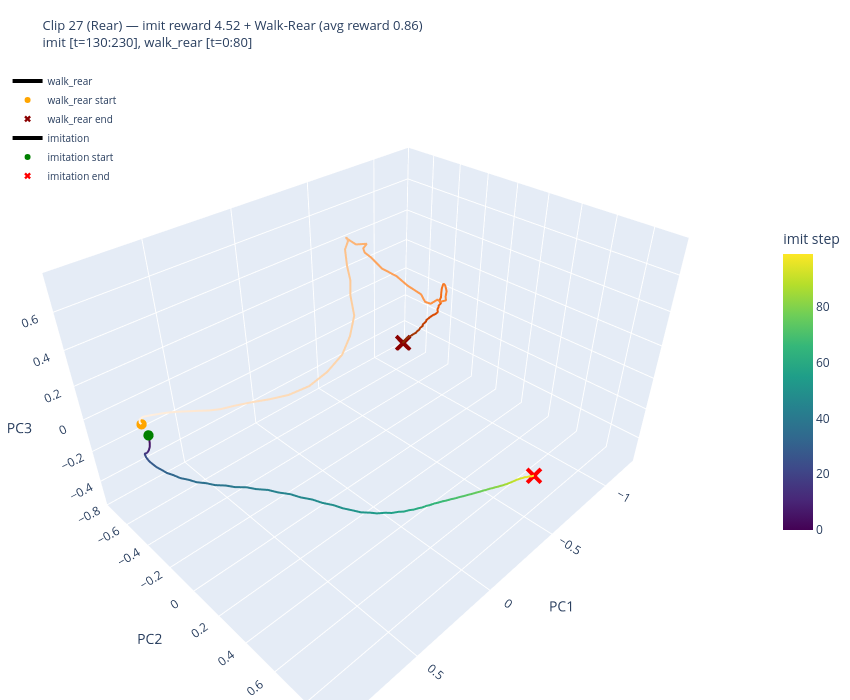

This figure's notebook cell:
### Code cell
# Interactive 3D PCA plot with plotly
for clip_idx in selected_indices:
    clip_idx = int(clip_idx)
    clip_name = clip_names[clip_idx] if clip_names is not None else f"clip_{clip_idx}"
    pc_imit = projected_imit[clip_idx]
    T_imit = len(pc_imit)
    T_wr = len(projected_wr)

    fig = go.Figure()

    # --- Walk-Rear trajectory (orange, colored by time) ---
    fig.add_trace(go.Scatter3d(
        x=projected_wr[:, 0], y=projected_wr[:, 1], z=projected_wr[:, 2],
        mode="lines",
        line=dict(color=np.arange(T_wr), colorscale="Oranges", width=4),
        name="walk_rear",
        hovertemplate="t=%{customdata}<br>PC1=%{x:.2f}<br>PC2=%{y:.2f}<br>PC3=%{z:.2f}",
        customdata=np.arange(wr_t0, wr_t0 + T_wr),
    ))
    fig.add_trace(go.Scatter3d(
        x=[projected_wr[0, 0]], y=[projected_wr[0, 1]], z=[projected_wr[0, 2]],
        mode="markers", marker=dict(size=6, color="orange", symbol="circle"),
        name="walk_rear start", showlegend=True,
    ))
    fig.add_trace(go.Scatter3d(
        x=[projected_wr[-1, 0]], y=[projected_wr[-1, 1]], z=[projected_wr[-1, 2]],
        mode="markers", marker=dict(size=6, color="darkred", symbol="x"),
        name="walk_rear end", showlegend=True,
    ))

    # --- Imitation trajectory (viridis, colored by time) ---
    fig.add_trace(go.Scatter3d(
        x=pc_imit[:, 0], y=pc_imit[:, 1], z=pc_imit[:, 2],
        mode="lines",
        line=dict(color=np.arange(T_imit), colorscale="Viridis", width=4,
                  colorbar=dict(title="imit step", x=1.02, len=0.5)),
        name="imitation",
        hovertemplate="t=%{customdata}<br>PC1=%{x:.2f}<br>PC2=%{y:.2f}<br>PC3=%{z:.2f}",
        customdata=np.arange(imit_t0, imit_t0 + T_imit),
    ))
    fig.add_trace(go.Scatter3d(
        x=[pc_imit[0, 0]], y=[pc_imit[0, 1]], z=[pc_imit[0, 2]],
        mode="markers", marker=dict(size=6, color="green", symbol="circle"),
        name="imitation start", showlegend=True,
    ))
    fig.add_trace(go.Scatter3d(
        x=[pc_imit[-1, 0]], y=[pc_imit[-1, 1]], z=[pc_imit[-1, 2]],
        mode="markers", marker=dict(size=6, color="red", symbol="x"),
        name="imitation end", showlegend=True,
    ))

    avg_reward = float(jnp.mean(rollout_results[clip_idx]["state_rewards"]))
    fig.update_layout(
        title=dict(text=(
            f"Clip {clip_idx} ({clip_name}) — imit reward {avg_reward:.2f}"
            f" + Walk-Rear (avg reward {rewards_wr.mean():.2f})<br>"
            f"imit [{imit_range_str}], walk_rear [{wr_range_str}]"
        ), font=dict(size=13)),
        scene=dict(
            xaxis_title="PC1",
            yaxis_title="PC2",
            zaxis_title="PC3",
        ),
        width=850, height=700,
        legend=dict(x=0.01, y=0.99, font=dict(size=10)),
        margin=dict(l=0, r=0, t=60, b=0),
    )
    fig.show()

### Figure 1 — Plotly figure (JSON) as saved in the notebook; plotly's stock layout.template omitted (floating-point values rounded to 4 significant figures)
{"data": [{"customdata": [0, 1, 2, 3, 4, 5, 6, 7, 8, 9, 10, 11, 12, 13, 14, 15, 16, 17, 18, 19, 20, 21, 22, 23, 24, 25, 26, 27, 28, 29, 30, 31, 32, 33, 34, 35, 36, 37, 38, 39, 40, 41, 42, 43, 44, 45, 46, 47, 48, 49, 50, 51, 52, 53, 54, 55, 56, 57, 58, 59, 60, 61, 62, 63, 64, 65, 66, 67, 68, 69, 70, 71, 72, 73, 74, 75, 76, 77, 78, 79], "hovertemplate": "t=%{customdata}<br>PC1=%{x:.2f}<br>PC2=%{y:.2f}<br>PC3=%{z:.2f}", "line": {"color": [0, 1, 2, 3, 4, 5, 6, 7, 8, 9, 10, 11, 12, 13, 14, 15, 16, 17, 18, 19, 20, 21, 22, 23, 24, 25, 26, 27, 28, 29, 30, 31, 32, 33, 34, 35, 36, 37, 38, 39, 40, 41, 42, 43, 44, 45, 46, 47, 48, 49, 50, 51, 52, 53, 54, 55, 56, 57, 58, 59, 60, 61, 62, 63, 64, 65, 66, 67, 68, 69, 70, 71, 72, 73, 74, 75, 76, 77, 78, 79], "colorscale": [[0, "rgb(255,245,235)"], [0.125, "rgb(254,230,206)"], [0.25, "rgb(253,208,162)"], [0.375, "rgb(253,174,107)"], [0.5, "rgb(253,141,60)"], [0.625, "rgb(241,105,19)"], [0.75, "rgb(217,72,1)"], [0.875, "rgb(166,54,3)"], [1, "rgb(127,39,4)"]], "width": 4}, "mode": "lines", "name": "walk_rear", "type": "scatter3d", "x": [0.9037, 0.9101, 0.9106, 0.8962, 0.8688, 0.8357, 0.8008, 0.7615, 0.7168, 0.6649, 0.6091, 0.5463, 0.4674, 0.374, 0.2756, 0.1711, 0.05821, -0.05011, -0.1465, -0.2061, -0.2351, -0.2286, -0.2108, -0.2088, -0.2282, -0.2328, -0.2365, -0.2537, -0.2783, -0.3266, -0.2977, -0.2662, -0.2878, -0.3153, -0.3744, -0.4246, -0.4894, -0.5401, -0.5737, -0.6328, -0.6765, -0.7219, -0.7523, -0.7742, -0.7932, -0.8041, -0.8211, -0.8334, -0.8432, -0.8604, -0.8724, -0.9022, -0.9245, -0.9464, -0.9757, -1.01, -1.041, -1.069, -1.088, -1.105, -1.113, -1.125, -1.131, -1.144, -1.147, -1.16, -1.163, -1.173, -1.178, -1.188, -1.189, -1.191, -1.192, -1.198, -1.2, -1.21, -1.212, -1.219, -1.217, -1.222], "y": [-0.3286, -0.3282, -0.3226, -0.3143, -0.2971, -0.281, -0.2723, -0.2606, -0.2541, -0.2464, -0.2525, -0.2551, -0.2587, -0.2549, -0.2459, -0.2246, -0.1975, -0.1802, -0.1704, -0.1732, -0.1696, -0.1869, -0.1654, -0.1843, -0.2167, -0.1989, -0.2133, -0.2347, -0.1932, -0.1683, -0.1636, -0.1209, -0.1016, -0.05431, -0.01299, 0.01419, 0.04652, 0.03116, 0.03911, 0.03445, 0.01645, 0.01764, -0.01163, -0.02464, -0.05198, -0.07244, -0.08999, -0.1078, -0.1185, -0.1331, -0.153, -0.1653, -0.2006, -0.219, -0.2511, -0.2768, -0.3049, -0.3333, -0.36, -0.3909, -0.4198, -0.4403, -0.4676, -0.4814, -0.5106, -0.5214, -0.5491, -0.5615, -0.5888, -0.6016, -0.6286, -0.6424, -0.665, -0.6794, -0.6999, -0.709, -0.7292, -0.7334, -0.7451, -0.7487], "z": [0.1979, 0.2107, 0.2307, 0.2425, 0.2454, 0.2439, 0.2363, 0.2263, 0.2079, 0.1868, 0.1549, 0.1273, 0.1027, 0.07562, 0.04626, 0.02981, 0.04064, 0.08315, 0.1473, 0.2308, 0.3406, 0.4506, 0.5495, 0.6208, 0.6894, 0.7378, 0.7512, 0.7341, 0.7069, 0.7025, 0.6893, 0.6931, 0.668, 0.6156, 0.5678, 0.5078, 0.447, 0.3778, 0.3564, 0.3554, 0.3173, 0.3089, 0.3064, 0.3264, 0.3433, 0.3417, 0.3246, 0.2896, 0.2522, 0.2149, 0.176, 0.1451, 0.107, 0.07963, 0.04069, 0.0004423, -0.02986, -0.05653, -0.08299, -0.1092, -0.138, -0.1587, -0.189, -0.2112, -0.2463, -0.2661, -0.2992, -0.3182, -0.3485, -0.3662, -0.3908, -0.4051, -0.4263, -0.4408, -0.4621, -0.4732, -0.4975, -0.5082, -0.5198, -0.5265]}, {"marker": {"color": "orange", "size": 6, "symbol": "circle"}, "mode": "markers", "name": "walk_rear start", "showlegend": true, "type": "scatter3d", "x": [0.9037], "y": [-0.3286], "z": [0.1979]}, {"marker": {"color": "darkred", "size": 6, "symbol": "x"}, "mode": "markers", "name": "walk_rear end", "showlegend": true, "type": "scatter3d", "x": [-1.222], "y": [-0.7487], "z": [-0.5265]}, {"customdata": [130, 131, 132, 133, 134, 135, 136, 137, 138, 139, 140, 141, 142, 143, 144, 145, 146, 147, 148, 149, 150, 151, 152, 153, 154, 155, 156, 157, 158, 159, 160, 161, 162, 163, 164, 165, 166, 167, 168, 169, 170, 171, 172, 173, 174, 175, 176, 177, 178, 179, 180, 181, 182, 183, 184, 185, 186, 187, 188, 189, 190, 191, 192, 193, 194, 195, 196, 197, 198, 199, 200, 201, 202, 203, 204, 205, 206, 207, 208, 209, 210, 211, 212, 213, 214, 215, 216, 217, 218, 219, 220, 221, 222, 223, 224, 225, 226, 227, 228, 229], "hovertemplate": "t=%{customdata}<br>PC1=%{x:.2f}<br>PC2=%{y:.2f}<br>PC3=%{z:.2f}", "line": {"color": [0, 1, 2, 3, 4, 5, 6, 7, 8, 9, 10, 11, 12, 13, 14, 15, 16, 17, 18, 19, 20, 21, 22, 23, 24, 25, 26, 27, 28, 29, 30, 31, 32, 33, 34, 35, 36, 37, 38, 39, 40, 41, 42, 43, 44, 45, 46, 47, 48, 49, 50, 51, 52, 53, 54, 55, 56, 57, 58, 59, 60, 61, 62, 63, 64, 65, 66, 67, 68, 69, 70, 71, 72, 73, 74, 75, 76, 77, 78, 79, 80, 81, 82, 83, 84, 85, 86, 87, 88, 89, 90, 91, 92, 93, 94, 95, 96, 97, 98, 99], "colorbar": {"len": 0.5, "title": {"text": "imit step"}, "x": 1.02}, "colorscale": [[0, "#440154"], [0.1111, "#482878"], [0.2222, "#3e4989"], [0.3333, "#31688e"], [0.4444, "#26828e"], [0.5556, "#1f9e89"], [0.6667, "#35b779"], [0.7778, "#6ece58"], [0.8889, "#b5de2b"], [1, "#fde725"]], "width": 4}, "mode": "lines", "name": "imitation", "type": "scatter3d", "x": [0.8677, 0.8651, 0.8642, 0.8625, 0.8619, 0.8609, 0.8603, 0.8598, 0.8594, 0.8597, 0.8591, 0.8594, 0.858, 0.8578, 0.8556, 0.855, 0.852, 0.8506, 0.8471, 0.8455, 0.842, 0.8403, 0.8372, 0.8359, 0.8334, 0.8322, 0.8297, 0.8275, 0.8236, 0.8185, 0.8119, 0.8021, 0.7917, 0.7765, 0.7622, 0.7423, 0.7237, 0.6985, 0.6769, 0.6489, 0.6259, 0.5962, 0.573, 0.5438, 0.5209, 0.4932, 0.4714, 0.4453, 0.4247, 0.4007, 0.3823, 0.3614, 0.3437, 0.3225, 0.3051, 0.2836, 0.2672, 0.2463, 0.2305, 0.2109, 0.1962, 0.1782, 0.1642, 0.1474, 0.1344, 0.1182, 0.1055, 0.08969, 0.07633, 0.06005, 0.046, 0.02935, 0.01475, -0.002038, -0.01682, -0.03341, -0.04804, -0.0642, -0.07827, -0.09391, -0.107, -0.1214, -0.1334, -0.1467, -0.1575, -0.1696, -0.1793, -0.1904, -0.1994, -0.2102, -0.2189, -0.2306, -0.2394, -0.2523, -0.2621, -0.2766, -0.2871, -0.3028, -0.3134, -0.3292], "y": [-0.3646, -0.3675, -0.3723, -0.3756, -0.381, -0.3844, -0.3899, -0.3948, -0.402, -0.4087, -0.4168, -0.4253, -0.4343, -0.4441, -0.4537, -0.4644, -0.4739, -0.4841, -0.4924, -0.5006, -0.507, -0.5135, -0.518, -0.5224, -0.5243, -0.5251, -0.5226, -0.5172, -0.5079, -0.4933, -0.4748, -0.4495, -0.4223, -0.3874, -0.3536, -0.311, -0.2725, -0.2264, -0.1852, -0.1367, -0.09337, -0.04275, 0.00171, 0.05484, 0.1013, 0.1555, 0.2025, 0.2559, 0.301, 0.3508, 0.3916, 0.4369, 0.4705, 0.5067, 0.5332, 0.5645, 0.5867, 0.612, 0.6272, 0.6451, 0.6542, 0.6676, 0.6743, 0.6859, 0.6932, 0.7059, 0.7146, 0.7287, 0.7388, 0.7532, 0.7636, 0.7771, 0.7866, 0.7984, 0.8066, 0.8165, 0.8234, 0.8317, 0.8376, 0.8447, 0.8497, 0.8557, 0.86, 0.8652, 0.8688, 0.8732, 0.8764, 0.8801, 0.8828, 0.886, 0.8886, 0.8921, 0.8943, 0.8982, 0.9003, 0.9048, 0.9068, 0.9119, 0.9139, 0.9191], "z": [0.09364, 0.08228, 0.06869, 0.05653, 0.04229, 0.02939, 0.01552, 0.003148, -0.009458, -0.02131, -0.03248, -0.04401, -0.05414, -0.06506, -0.07351, -0.08302, -0.08978, -0.09802, -0.1042, -0.1123, -0.1187, -0.1268, -0.1331, -0.1412, -0.1482, -0.1571, -0.1657, -0.1752, -0.185, -0.194, -0.2043, -0.2108, -0.2202, -0.2222, -0.228, -0.2244, -0.2271, -0.2199, -0.2193, -0.2083, -0.2051, -0.1922, -0.1898, -0.1791, -0.1792, -0.1721, -0.175, -0.1703, -0.1744, -0.1709, -0.1748, -0.1712, -0.1719, -0.1634, -0.1614, -0.1505, -0.1478, -0.1374, -0.1364, -0.1282, -0.1297, -0.1237, -0.125, -0.1186, -0.1181, -0.1101, -0.1086, -0.1008, -0.09874, -0.09124, -0.08891, -0.08244, -0.08077, -0.07597, -0.07535, -0.0722, -0.07241, -0.0704, -0.0713, -0.07013, -0.07207, -0.07198, -0.07417, -0.07418, -0.076, -0.07557, -0.07677, -0.07586, -0.07661, -0.0753, -0.07575, -0.07393, -0.07619, -0.0757, -0.07974, -0.08, -0.08582, -0.08677, -0.09369, -0.09508]}, {"marker": {"color": "green", "size": 6, "symbol": "circle"}, "mode": "markers", "name": "imitation start", "showlegend": true, "type": "scatter3d", "x": [0.8677], "y": [-0.3646], "z": [0.09364]}, {"marker": {"color": "red", "size": 6, "symbol": "x"}, "mode": "markers", "name": "imitation end", "showlegend": true, "type": "scatter3d", "x": [-0.3292], "y": [0.9191], "z": [-0.09508]}], "layout": {"height": 700, "legend": {"font": {"size": 10}, "x": 0.01, "y": 0.99}, "margin": {"b": 0, "l": 0, "r": 0, "t": 60}, "scene": {"xaxis": {"title": {"text": "PC1"}}, "yaxis": {"title": {"text": "PC2"}}, "zaxis": {"title": {"text": "PC3"}}}, "title": {"font": {"size": 13}, "text": "Clip 27 (Rear) — imit reward 4.52 + Walk-Rear (avg reward 0.86)<br>imit [t=130:230], walk_rear [t=0:80]"}, "width": 850}}
